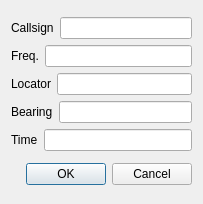
<?xml version="1.0" encoding="UTF-8"?>
<ui version="4.0">
 <class>RigMemDialog</class>
 <widget class="QDialog" name="RigMemDialog">
  <property name="geometry">
   <rect>
    <x>0</x>
    <y>0</y>
    <width>203</width>
    <height>204</height>
   </rect>
  </property>
  <property name="windowTitle">
   <string>Dialog</string>
  </property>
  <layout class="QVBoxLayout" name="verticalLayout_2">
   <item>
    <layout class="QVBoxLayout" name="verticalLayout">
     <item>
      <layout class="QHBoxLayout" name="horizontalLayout">
       <item>
        <widget class="QLabel" name="label">
         <property name="text">
          <string>Callsign</string>
         </property>
        </widget>
       </item>
       <item>
        <widget class="QLineEdit" name="callSignLineEdit"/>
       </item>
      </layout>
     </item>
     <item>
      <layout class="QHBoxLayout" name="horizontalLayout_2">
       <item>
        <widget class="QLabel" name="label_2">
         <property name="text">
          <string>Freq.</string>
         </property>
        </widget>
       </item>
       <item>
        <widget class="QLineEdit" name="freqLineEdit"/>
       </item>
      </layout>
     </item>
     <item>
      <layout class="QHBoxLayout" name="horizontalLayout_3">
       <item>
        <widget class="QLabel" name="label_3">
         <property name="text">
          <string>Locator</string>
         </property>
        </widget>
       </item>
       <item>
        <widget class="QLineEdit" name="locatorLineEdit"/>
       </item>
      </layout>
     </item>
     <item>
      <layout class="QHBoxLayout" name="horizontalLayout_4">
       <item>
        <widget class="QLabel" name="label_4">
         <property name="text">
          <string>Bearing</string>
         </property>
        </widget>
       </item>
       <item>
        <widget class="QLineEdit" name="bearingLineEdit"/>
       </item>
      </layout>
     </item>
     <item>
      <layout class="QHBoxLayout" name="horizontalLayout_5">
       <item>
        <widget class="QLabel" name="label_5">
         <property name="text">
          <string>Time</string>
         </property>
        </widget>
       </item>
       <item>
        <widget class="QLineEdit" name="timeLineEdit"/>
       </item>
      </layout>
     </item>
    </layout>
   </item>
   <item>
    <widget class="QDialogButtonBox" name="buttonBox">
     <property name="orientation">
      <enum>Qt::Horizontal</enum>
     </property>
     <property name="standardButtons">
      <set>QDialogButtonBox::Cancel|QDialogButtonBox::Ok</set>
     </property>
    </widget>
   </item>
  </layout>
 </widget>
 <resources/>
 <connections>
  <connection>
   <sender>buttonBox</sender>
   <signal>accepted()</signal>
   <receiver>RigMemDialog</receiver>
   <slot>accept()</slot>
   <hints>
    <hint type="sourcelabel">
     <x>248</x>
     <y>254</y>
    </hint>
    <hint type="destinationlabel">
     <x>157</x>
     <y>274</y>
    </hint>
   </hints>
  </connection>
  <connection>
   <sender>buttonBox</sender>
   <signal>rejected()</signal>
   <receiver>RigMemDialog</receiver>
   <slot>reject()</slot>
   <hints>
    <hint type="sourcelabel">
     <x>316</x>
     <y>260</y>
    </hint>
    <hint type="destinationlabel">
     <x>286</x>
     <y>274</y>
    </hint>
   </hints>
  </connection>
 </connections>
</ui>
